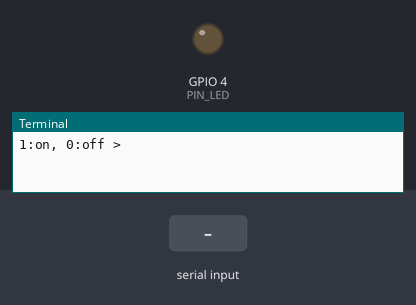
Bench run of a program on a simulated Raspberry Pi (BCM pin numbers). On the bench: output pins drawn as LEDs (lit = HIGH), the last lines printed to the terminal. Inputs (shaded band) come from the test bench.

Above: at 1.2 s.
1.3 s: "1" typed at the terminal, then Enter
At 1.6 s:
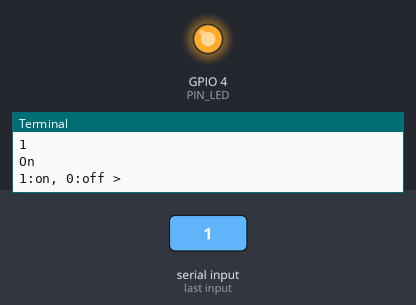
2.8 s: "0" typed at the terminal, then Enter
At 4.0 s:
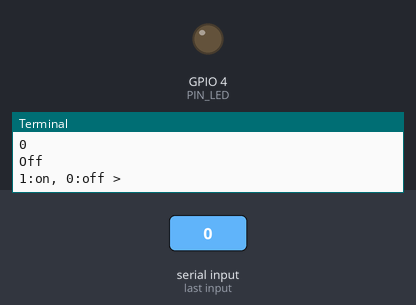
Timing chart, 0 to 5.8 s (numbered marks = the images above; inputs shaded):
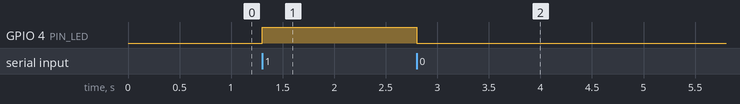

Measured:
- after the input at 1.3 s, GPIO 4 (PIN_LED): LOW → HIGH at once
- after the input at 2.8 s, GPIO 4 (PIN_LED): HIGH → LOW at once

The program:

led_blink_input.py
```python
import RPi.GPIO as GPIO

PIN_LED = 4
GPIO.setmode(GPIO.BCM)
GPIO.setup(PIN_LED, GPIO.OUT)

try:
    while True:
        val = input("1:on, 0:off > ")
        if val == '0':
            GPIO.output(PIN_LED, GPIO.LOW)
            print('Off')
        elif val == '1':
            GPIO.output(PIN_LED, GPIO.HIGH)
            print('On')
        else:
            break
finally:
    GPIO.cleanup()
    print('clean up and exit.')
```
